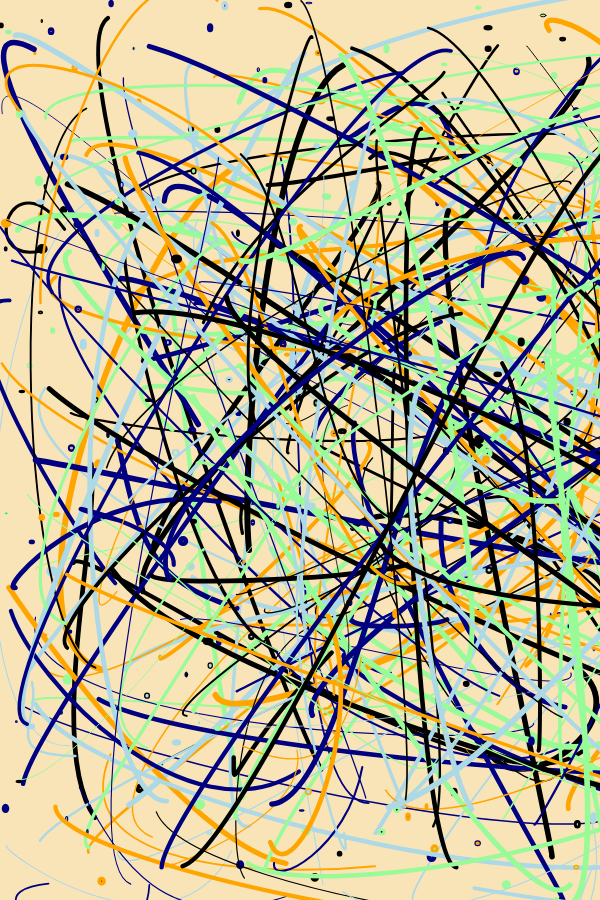
Frame 1 (no input)
Frame 60 (no input): identical to frame 1, image omitted
Frame 120 (the mouse pressed at the canvas centre since frame 60): identical to frame 1, image omitted

The p5.js sketch that drew this single still picture (run headless with seeded random() and noise() and a simulated clock; from frame 60 on, the mouse is pressed at the canvas centre):

// p5.js sketch
// ── sketch.js
let counter = 0;
function setup() {
  // put setup code here
  createCanvas(600, 900);
  background('#F9E4B7');
}

function draw() {
  // put drawing code here
  while(counter < 300) {
    counter++;
    // 5 colors
    let colors = [
      color('#98FB98'),
      color('#add8e6'),
      color('#ffa500'),
      color('#000080'),
      color('#000000'),
    ]

    // random ellipes
    fill(colors[Math.floor(random(0, colors.length))]);
    ellipse(random(0, 900), random(0, 900), random(1, 6), random(1, 6));

    // random weights
    noFill();
    stroke(colors[Math.floor(random(0, colors.length))]);
    strokeWeight(random(0.75, 6));
    curve(random(0, 900), random(0, 900),random(0, 900),random(0, 900), random(0, 900), random(0, 900), random(0, 900), random(0, 900), random(0, 900), random(0, 900), random(0, 900), random(0, 900));
  }
}
